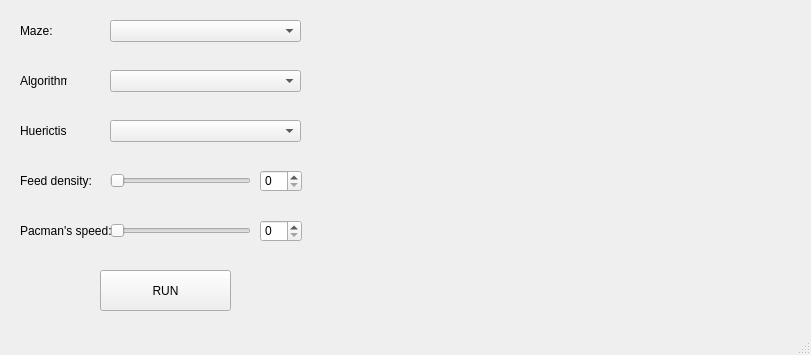
<?xml version="1.0" encoding="UTF-8"?>
<ui version="4.0">
 <class>MainWindow</class>
 <widget class="QMainWindow" name="MainWindow">
  <property name="geometry">
   <rect>
    <x>0</x>
    <y>0</y>
    <width>811</width>
    <height>355</height>
   </rect>
  </property>
  <property name="windowTitle">
   <string>MainWindow</string>
  </property>
  <widget class="QWidget" name="centralwidget">
   <widget class="QLabel" name="box_maze">
    <property name="geometry">
     <rect>
      <x>330</x>
      <y>20</y>
      <width>461</width>
      <height>291</height>
     </rect>
    </property>
    <property name="text">
     <string/>
    </property>
    <property name="pixmap">
     <pixmap>C:/Users/cuong/Google Drive/blackpink-rose-chia-se-suy-nghi-ve-giong-hat-cua-chinh-ban-than-1-1603332638.jpg</pixmap>
    </property>
    <property name="scaledContents">
     <bool>true</bool>
    </property>
   </widget>
   <widget class="QComboBox" name="cb_mazes">
    <property name="geometry">
     <rect>
      <x>110</x>
      <y>20</y>
      <width>191</width>
      <height>22</height>
     </rect>
    </property>
   </widget>
   <widget class="QLabel" name="label_2">
    <property name="geometry">
     <rect>
      <x>20</x>
      <y>20</y>
      <width>47</width>
      <height>21</height>
     </rect>
    </property>
    <property name="text">
     <string>Maze:</string>
    </property>
   </widget>
   <widget class="QLabel" name="label_3">
    <property name="geometry">
     <rect>
      <x>20</x>
      <y>70</y>
      <width>47</width>
      <height>21</height>
     </rect>
    </property>
    <property name="text">
     <string>Algorithm:</string>
    </property>
   </widget>
   <widget class="QComboBox" name="cb_algorithms">
    <property name="geometry">
     <rect>
      <x>110</x>
      <y>70</y>
      <width>191</width>
      <height>22</height>
     </rect>
    </property>
   </widget>
   <widget class="QLabel" name="label_4">
    <property name="geometry">
     <rect>
      <x>20</x>
      <y>120</y>
      <width>47</width>
      <height>21</height>
     </rect>
    </property>
    <property name="text">
     <string>Huerictis:</string>
    </property>
   </widget>
   <widget class="QComboBox" name="cb_huerictis">
    <property name="geometry">
     <rect>
      <x>110</x>
      <y>120</y>
      <width>191</width>
      <height>22</height>
     </rect>
    </property>
   </widget>
   <widget class="QLabel" name="label_5">
    <property name="geometry">
     <rect>
      <x>20</x>
      <y>170</y>
      <width>71</width>
      <height>21</height>
     </rect>
    </property>
    <property name="text">
     <string>Feed density:</string>
    </property>
   </widget>
   <widget class="QSlider" name="sld_feed_density">
    <property name="geometry">
     <rect>
      <x>110</x>
      <y>170</y>
      <width>141</width>
      <height>22</height>
     </rect>
    </property>
    <property name="orientation">
     <enum>Qt::Horizontal</enum>
    </property>
   </widget>
   <widget class="QLabel" name="label_6">
    <property name="geometry">
     <rect>
      <x>20</x>
      <y>220</y>
      <width>91</width>
      <height>21</height>
     </rect>
    </property>
    <property name="text">
     <string>Pacman's speed:</string>
    </property>
   </widget>
   <widget class="QSlider" name="sld_pacman_speed">
    <property name="geometry">
     <rect>
      <x>110</x>
      <y>220</y>
      <width>141</width>
      <height>22</height>
     </rect>
    </property>
    <property name="orientation">
     <enum>Qt::Horizontal</enum>
    </property>
   </widget>
   <widget class="QPushButton" name="btn_run">
    <property name="geometry">
     <rect>
      <x>100</x>
      <y>270</y>
      <width>131</width>
      <height>41</height>
     </rect>
    </property>
    <property name="text">
     <string>RUN</string>
    </property>
   </widget>
   <widget class="QSpinBox" name="sb_feed_density">
    <property name="geometry">
     <rect>
      <x>260</x>
      <y>170</y>
      <width>42</width>
      <height>22</height>
     </rect>
    </property>
   </widget>
   <widget class="QSpinBox" name="sb_pacman_speed">
    <property name="geometry">
     <rect>
      <x>260</x>
      <y>220</y>
      <width>42</width>
      <height>22</height>
     </rect>
    </property>
   </widget>
  </widget>
  <widget class="QMenuBar" name="menubar">
   <property name="geometry">
    <rect>
     <x>0</x>
     <y>0</y>
     <width>811</width>
     <height>21</height>
    </rect>
   </property>
  </widget>
  <widget class="QStatusBar" name="statusbar"/>
 </widget>
 <resources/>
 <connections/>
</ui>
